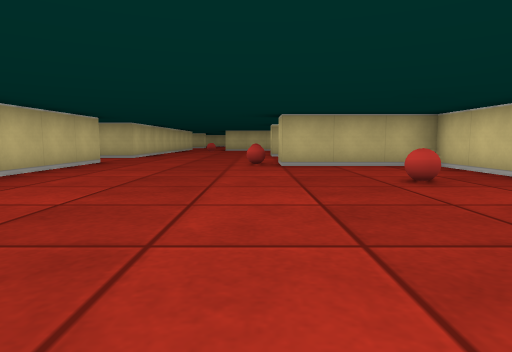
view 1 (above)

16 first-person views from a walk through a cub3D maze. The camera is about half as high as the walls, tilts 6° down and sees 75° across. The floor is counted in squares. Each view is taken from the middle of a square. On the plan, view 1 faces up. The plan holds only what a view shows up to about 9 squares ahead; the rest is blank.

view 2
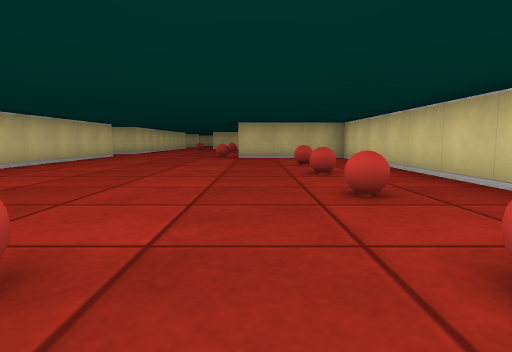

view 3
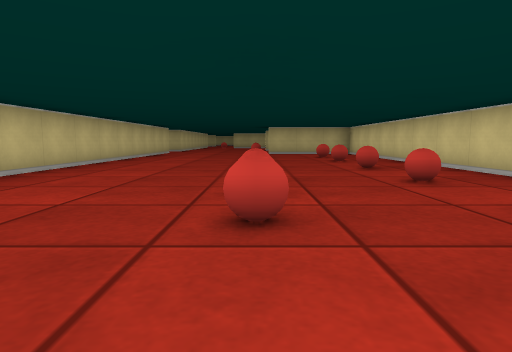

view 4
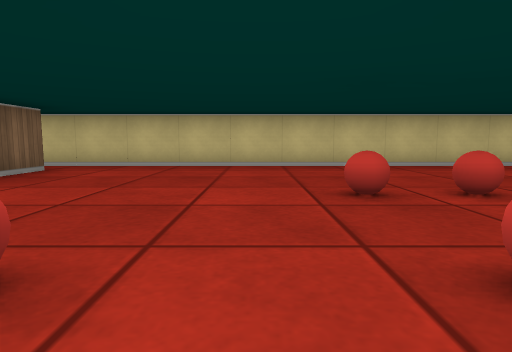

view 5
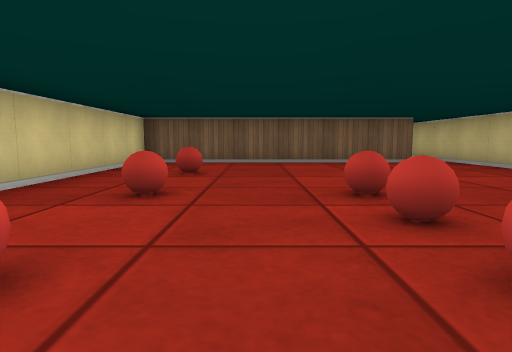

view 6
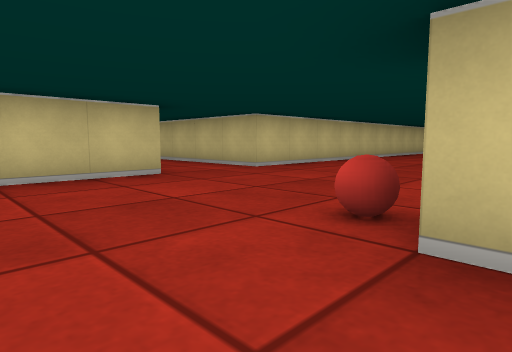

view 7
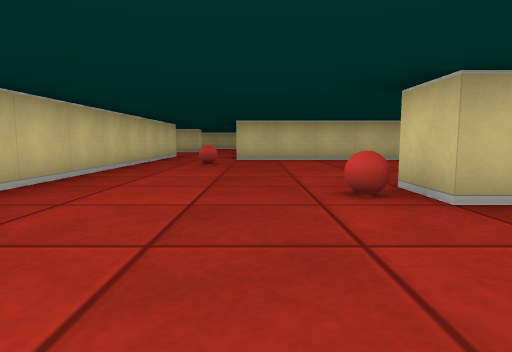

view 8
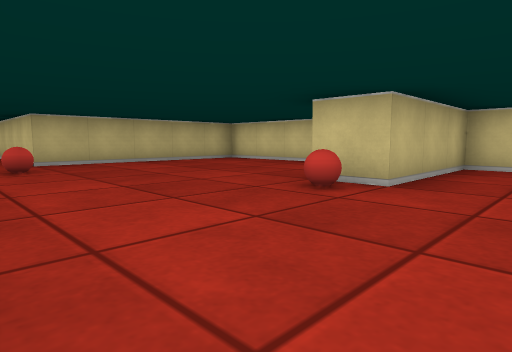

view 9
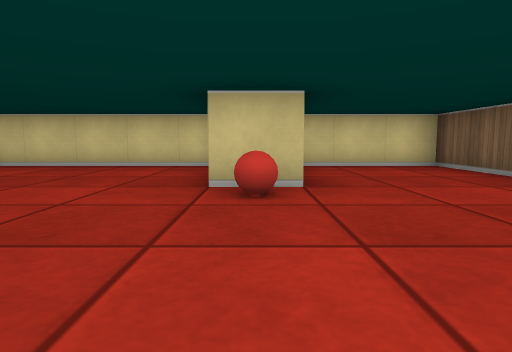

view 10
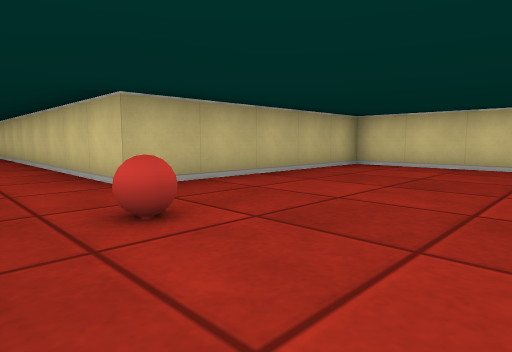

view 11
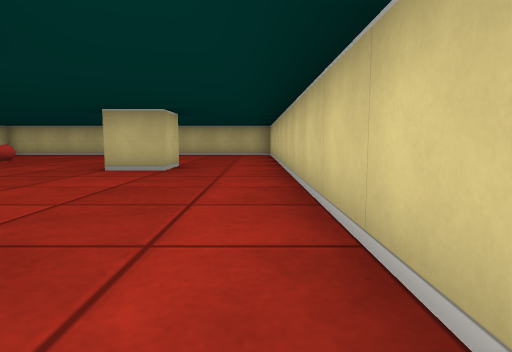

view 12
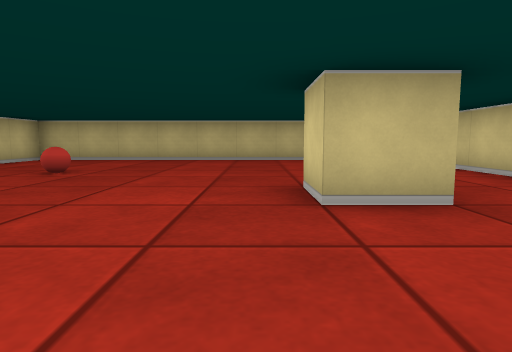

view 13
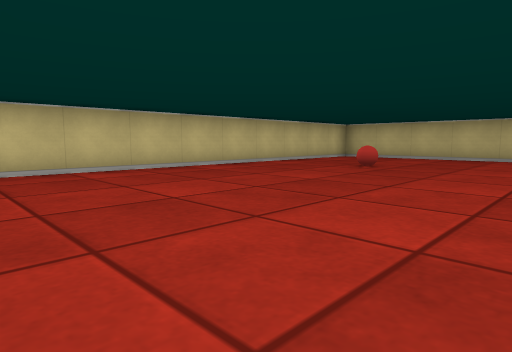

view 14
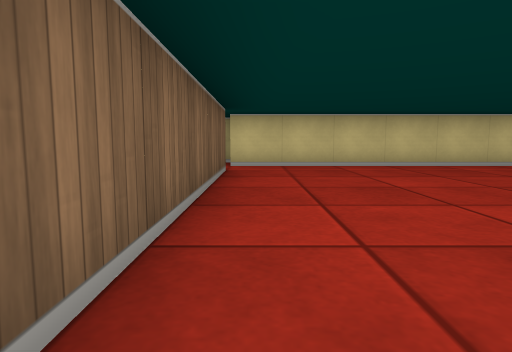

view 15
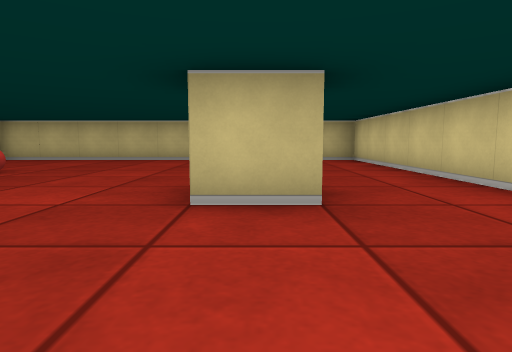

view 16
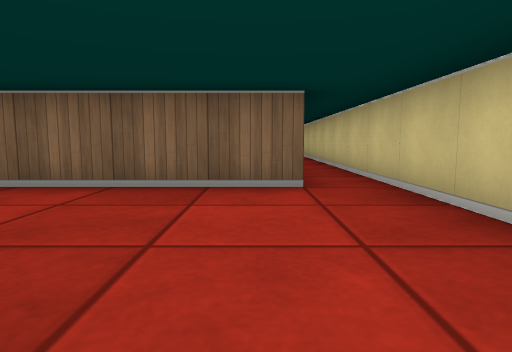

### Floor plan
Points are (right, up) in squares from view 1. A wall is a line through its corners. A room is listed if a view was taken in it or the views show most of it. See-through windows are left out.
Room 1 (views 1, 2, 3, 4, 5, 6, 7, 8, 9, 10, 11, 16)
walls: (1.5, 7.5) (3.5, 7.5) (3.5, 10.5) (0.5, 10.5) (0.5, 11.5); (-3.5, 7.6) (-3.5, -14); (3.5, -1.5) (3.5, 6.5) (0.5, 6.5) (0.5, 7.4); (3.5, 11.9) (3.5, 16.5) (-1.5, 16.5) (-1.5, 18.5); (-2.6, -8.5) (3.5, -8.5) (3.5, -4.1); (-3.5, 17.1) (-3.5, 9.5) (-7.1, 9.5)
ways out: opening at (-2.5, 17.5) to room 2
objects: ball (-2, 15); ball (0, -4); ball (0, -3); ball (0, -2); ball (0, 7); ball (0, 11); ball (2, -6); ball (2, -4); ball (2, -2); ball (2, 0); ball (2, 2); ball (2, 4)
Room 2 (views 12, 13, 14, 15)
walls: (-3.5, 23.5) (-3.5, 22.5) (-4.5, 22.5) (-4.5, 23.5); (-9.5, 18.5) (-4.5, 18.5); (-1.5, 18.5) (-1.5, 28.5) (-10.5, 28.5) (-10.5, 18.5)
ways out: opening at (-2.5, 17.5) to room 1; opening at (-10, 19)
objects: ball (-8, 25)

Positions as (right, up) in squares from view 1, and headings:
1: (0, 0), facing up
2: (1, -3), facing up
3: (0, -6), facing up
4: (3, -5), facing left
5: (1, -1), facing down
6: (1, 5), facing up-left
7: (-1, 8), facing up
8: (-3, 9), facing up-right
9: (-3, 11), facing right
10: (-3, 13), facing up-right
11: (-2, 17), facing up
12: (-5, 20), facing up
13: (-5, 19), facing up-left
14: (-4, 19), facing left
15: (-4, 20), facing up
16: (-2, -5), facing down
